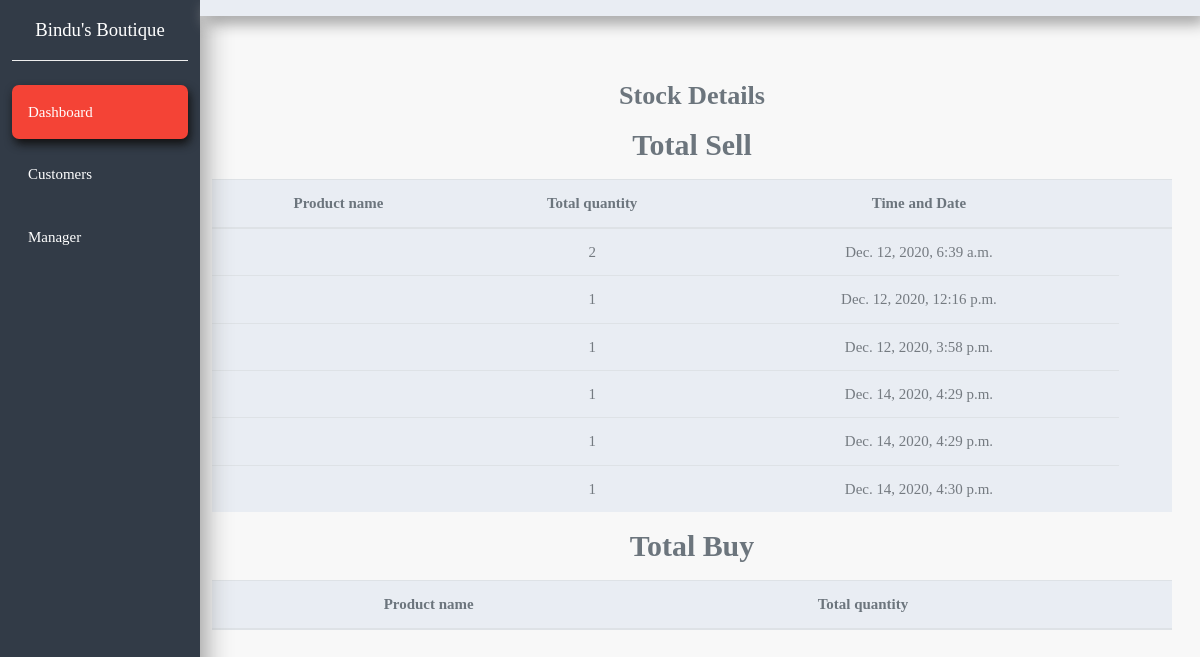
/stock_detail/, run on an earlier commit of the app's database.
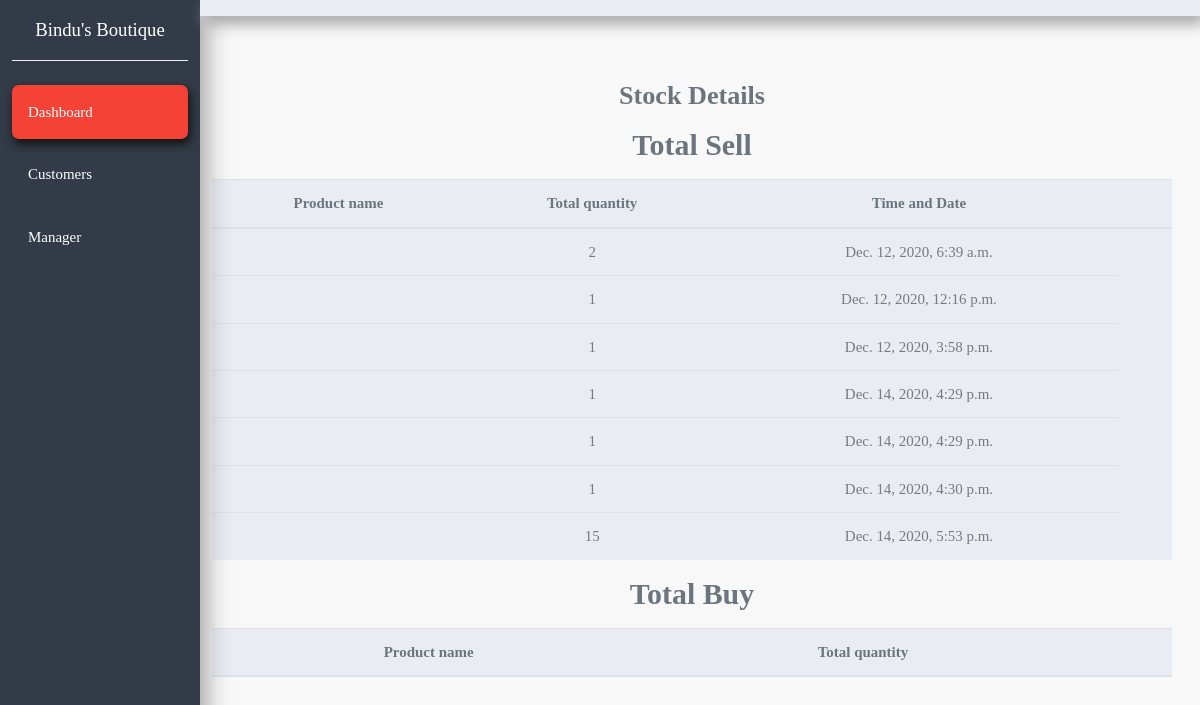
And on a later commit of the database.
### crm/models.py (models this page shows, shortened)
class Order(models.Model):
    customer = models.ForeignKey(Customer, null= True, on_delete= models.SET_NULL)
    category = models.CharField(max_length=1,default='S',null=True)
    gold_rate = models.DecimalField(max_digits=10,decimal_places=2,null=True,default=0.00)
    cost = models.IntegerField(null=True, blank=True,default=0)
    paid = models.IntegerField(null=True, blank=True,default=0)
    balance = models.IntegerField(null=True, blank=True,default=0)
    qty = models.IntegerField(null=True, blank=True,default=1)
    date_created = models.DateTimeField(auto_now_add=True, null=True)

### crm/views.py (the view)
# urls.py: path('stock_detail/', views.stock_detail, name="stock_detail"),
def stock_detail(request):
    orders = Order.objects.all()
    supplier_slip_list = Supplier_slip.objects.all()
    context = {'orders': orders, 'supplier_slip_list': supplier_slip_list}
    return render(request, 'crm/stock_detail.html', context)

### crm/templates/crm/stock_detail.html (shortened to what this page needs)
{% extends 'crm/base.html'%} {% block content %}
<section>
  <div class="container-fluid">
    <div class="row mb-5">
      <div class="col-xl-10 col-lg-9 col-md-8 ml-auto mt-5">
        <div class="row align-items-center">
          <div class="col mt-3 mr-3">
            <h3 class="text-muted text-center mb-3">Stock Details</h3>
            <h2 class="text-muted text-center mb-3">Total Sell</h2>
            <table class="table table-striped bg-light text-center">
              <thead>
                <tr class="text-muted">
                  <th>Product name</th>
                  <th>Total quantity</th>
                  <th>Time and Date</th>
                  <th></th>
                </tr>
              </thead>
              <tbody>
                {% for item in orders %}
                <tr>
                  <td>{{item.product.name}}</td>
                  <td>{{item.qty}}</td>
                  <td>{{item.date_created}}</td>
                </tr>
                {% endfor %}
              </tbody>
            </table>
            <h2 class="text-muted text-center mb-3">Total Buy</h2>
            <table class="table table-striped bg-light text-center">
              <thead>
                <tr class="text-muted">
                  <th>Product name</th>
                  <th>Total quantity</th>
                  <th></th>
                </tr>
              </thead>
            </table>
          </div>
        </div>
      </div>
    </div>
  </div>
</section>
{% endblock %}

What changed in the data, as far as the page shows it:
added Order: qty "15", date_created "Dec. 14, 2020, 5:53 p.m."
